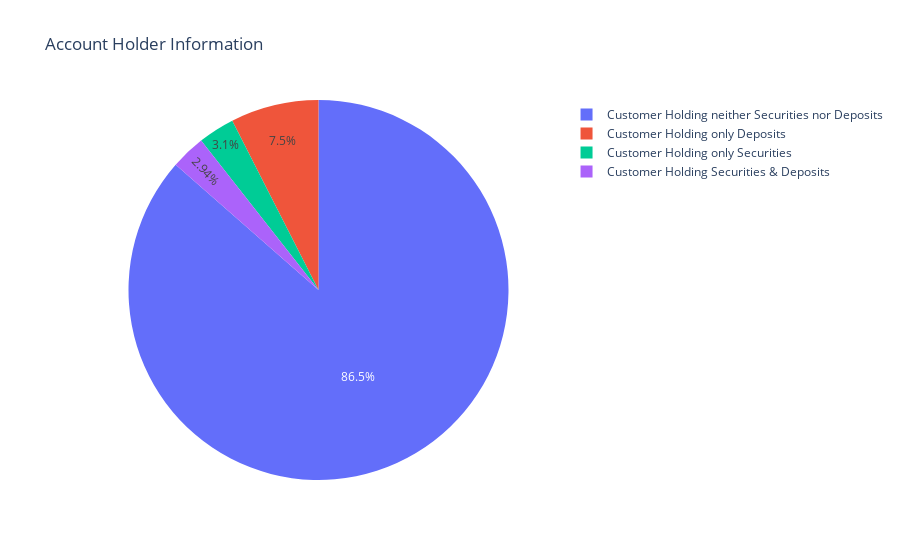

The notebook cell this image was saved under:
### Code cell
value=dt['Account_status'].value_counts()
px.pie(dt,values=value,names=value.index,title="Account Holder Information")

### Figure 1 — Plotly figure (JSON) as saved in the notebook; plotly's stock layout.template omitted (floating-point values rounded to 4 significant figures)
{"data": [{"domain": {"x": [0, 1], "y": [0, 1]}, "hovertemplate": "label=%{label}<br>value=%{value}<extra></extra>", "labels": ["Customer Holding neither Securities nor Deposits", "Customer Holding only Deposits", "Customer Holding only Securities", "Customer Holding Securities & Deposits"], "legendgroup": "", "name": "", "showlegend": true, "type": "pie", "values": [4323, 375, 155, 147]}], "layout": {"legend": {"tracegroupgap": 0}, "title": {"text": "Account Holder Information"}}}
